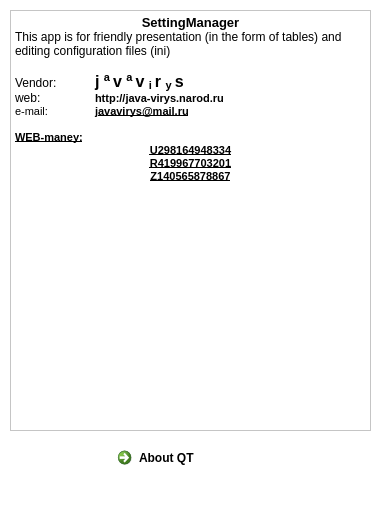
<?xml version="1.0" encoding="UTF-8"?>
<ui version="4.0">
 <class>cAboutDialog</class>
 <widget class="QDialog" name="cAboutDialog">
  <property name="geometry">
   <rect>
    <x>0</x>
    <y>0</y>
    <width>382</width>
    <height>508</height>
   </rect>
  </property>
  <property name="minimumSize">
   <size>
    <width>382</width>
    <height>508</height>
   </size>
  </property>
  <property name="maximumSize">
   <size>
    <width>382</width>
    <height>508</height>
   </size>
  </property>
  <property name="palette">
   <palette>
    <active>
     <colorrole role="Base">
      <brush brushstyle="SolidPattern">
       <color alpha="255">
        <red>255</red>
        <green>255</green>
        <blue>255</blue>
       </color>
      </brush>
     </colorrole>
     <colorrole role="Window">
      <brush brushstyle="SolidPattern">
       <color alpha="255">
        <red>255</red>
        <green>255</green>
        <blue>255</blue>
       </color>
      </brush>
     </colorrole>
    </active>
    <inactive>
     <colorrole role="Base">
      <brush brushstyle="SolidPattern">
       <color alpha="255">
        <red>255</red>
        <green>255</green>
        <blue>255</blue>
       </color>
      </brush>
     </colorrole>
     <colorrole role="Window">
      <brush brushstyle="SolidPattern">
       <color alpha="255">
        <red>255</red>
        <green>255</green>
        <blue>255</blue>
       </color>
      </brush>
     </colorrole>
    </inactive>
    <disabled>
     <colorrole role="Base">
      <brush brushstyle="SolidPattern">
       <color alpha="255">
        <red>255</red>
        <green>255</green>
        <blue>255</blue>
       </color>
      </brush>
     </colorrole>
     <colorrole role="Window">
      <brush brushstyle="SolidPattern">
       <color alpha="255">
        <red>255</red>
        <green>255</green>
        <blue>255</blue>
       </color>
      </brush>
     </colorrole>
    </disabled>
   </palette>
  </property>
  <property name="windowTitle">
   <string>About</string>
  </property>
  <widget class="QCommandLinkButton" name="commandLinkButton">
   <property name="geometry">
    <rect>
     <x>110</x>
     <y>440</y>
     <width>172</width>
     <height>41</height>
    </rect>
   </property>
   <property name="text">
    <string>About QT</string>
   </property>
  </widget>
  <widget class="QTextBrowser" name="textBrowser">
   <property name="geometry">
    <rect>
     <x>10</x>
     <y>10</y>
     <width>361</width>
     <height>421</height>
    </rect>
   </property>
   <property name="html">
    <string>&lt;!DOCTYPE HTML PUBLIC &quot;-//W3C//DTD HTML 4.0//EN&quot; &quot;http://www.w3.org/TR/REC-html40/strict.dtd&quot;&gt;
&lt;html&gt;&lt;head&gt;&lt;meta name=&quot;qrichtext&quot; content=&quot;1&quot; /&gt;&lt;style type=&quot;text/css&quot;&gt;
p, li { white-space: pre-wrap; }
&lt;/style&gt;&lt;/head&gt;&lt;body style=&quot; font-family:'MS Shell Dlg 2'; font-size:8.25pt; font-weight:400; font-style:normal;&quot;&gt;
&lt;p align=&quot;center&quot; style=&quot; margin-top:0px; margin-bottom:0px; margin-left:0px; margin-right:0px; -qt-block-indent:0; text-indent:0px;&quot;&gt;&lt;span style=&quot; font-size:10pt; font-weight:600;&quot;&gt;SettingManager&lt;/span&gt;&lt;/p&gt;
&lt;p align=&quot;center&quot; style=&quot; margin-top:0px; margin-bottom:0px; margin-left:0px; margin-right:0px; -qt-block-indent:0; text-indent:0px;&quot;&gt;&lt;img src=&quot;:/pictures/forms/logo_big&quot; /&gt;&lt;/p&gt;
&lt;p style=&quot; margin-top:0px; margin-bottom:0px; margin-left:0px; margin-right:0px; -qt-block-indent:0; text-indent:0px;&quot;&gt;&lt;span style=&quot; font-size:9pt;&quot;&gt;This app is for friendly presentation (in the form of tables) and editing configuration files (ini)&lt;/span&gt;&lt;/p&gt;
&lt;p style=&quot;-qt-paragraph-type:empty; margin-top:0px; margin-bottom:0px; margin-left:0px; margin-right:0px; -qt-block-indent:0; text-indent:0px; font-size:9pt;&quot;&gt;&lt;br /&gt;&lt;/p&gt;
&lt;p style=&quot; margin-top:0px; margin-bottom:0px; margin-left:0px; margin-right:0px; -qt-block-indent:0; text-indent:0px;&quot;&gt;&lt;span style=&quot; font-size:9pt;&quot;&gt;Vendor:	&lt;/span&gt;&lt;span style=&quot; font-size:12pt; font-weight:600;&quot;&gt;j &lt;/span&gt;&lt;span style=&quot; font-size:12pt; font-weight:600; vertical-align:super;&quot;&gt;a &lt;/span&gt;&lt;span style=&quot; font-size:12pt; font-weight:600;&quot;&gt;v &lt;/span&gt;&lt;span style=&quot; font-size:12pt; font-weight:600; vertical-align:super;&quot;&gt;a &lt;/span&gt;&lt;span style=&quot; font-size:12pt; font-weight:600;&quot;&gt;v &lt;/span&gt;&lt;span style=&quot; font-size:12pt; font-weight:600; vertical-align:sub;&quot;&gt;i &lt;/span&gt;&lt;span style=&quot; font-size:12pt; font-weight:600;&quot;&gt;r &lt;/span&gt;&lt;span style=&quot; font-size:12pt; font-weight:600; vertical-align:sub;&quot;&gt;y &lt;/span&gt;&lt;span style=&quot; font-size:12pt; font-weight:600;&quot;&gt;s&lt;/span&gt;&lt;/p&gt;
&lt;p style=&quot; margin-top:0px; margin-bottom:0px; margin-left:0px; margin-right:0px; -qt-block-indent:0; text-indent:0px;&quot;&gt;&lt;span style=&quot; font-size:9pt;&quot;&gt;web:	&lt;/span&gt;&lt;span style=&quot; font-size:8pt; font-weight:600;&quot;&gt;http://java-virys.narod.ru&lt;/span&gt;&lt;/p&gt;
&lt;p style=&quot; margin-top:0px; margin-bottom:0px; margin-left:0px; margin-right:0px; -qt-block-indent:0; text-indent:0px;&quot;&gt;&lt;span style=&quot; font-size:8pt;&quot;&gt;e-mail:	&lt;/span&gt;&lt;span style=&quot; font-size:8pt; font-weight:600;&quot;&gt;j&lt;/span&gt;&lt;span style=&quot; font-size:8pt; font-weight:600; text-decoration: underline;&quot;&gt;avavirys@mail.ru&lt;/span&gt;&lt;/p&gt;
&lt;p style=&quot;-qt-paragraph-type:empty; margin-top:0px; margin-bottom:0px; margin-left:0px; margin-right:0px; -qt-block-indent:0; text-indent:0px; font-size:8pt; font-weight:600; text-decoration: underline;&quot;&gt;&lt;br /&gt;&lt;/p&gt;
&lt;p style=&quot; margin-top:0px; margin-bottom:0px; margin-left:0px; margin-right:0px; -qt-block-indent:0; text-indent:0px;&quot;&gt;&lt;span style=&quot; font-size:8pt; font-weight:600; text-decoration: underline;&quot;&gt;WEB-maney:&lt;/span&gt;&lt;/p&gt;
&lt;p align=&quot;center&quot; style=&quot; margin-top:0px; margin-bottom:0px; margin-left:0px; margin-right:0px; -qt-block-indent:0; text-indent:0px;&quot;&gt;&lt;span style=&quot; font-size:8pt; font-weight:600; text-decoration: underline;&quot;&gt;U298164948334&lt;/span&gt;&lt;/p&gt;
&lt;p align=&quot;center&quot; style=&quot; margin-top:0px; margin-bottom:0px; margin-left:0px; margin-right:0px; -qt-block-indent:0; text-indent:0px;&quot;&gt;&lt;span style=&quot; font-size:8pt; font-weight:600; text-decoration: underline;&quot;&gt;R419967703201&lt;/span&gt;&lt;/p&gt;
&lt;p align=&quot;center&quot; style=&quot; margin-top:0px; margin-bottom:0px; margin-left:0px; margin-right:0px; -qt-block-indent:0; text-indent:0px;&quot;&gt;&lt;span style=&quot; font-size:8pt; font-weight:600; text-decoration: underline;&quot;&gt;Z140565878867&lt;/span&gt;&lt;/p&gt;&lt;/body&gt;&lt;/html&gt;</string>
   </property>
  </widget>
 </widget>
 <resources/>
 <connections/>
</ui>
